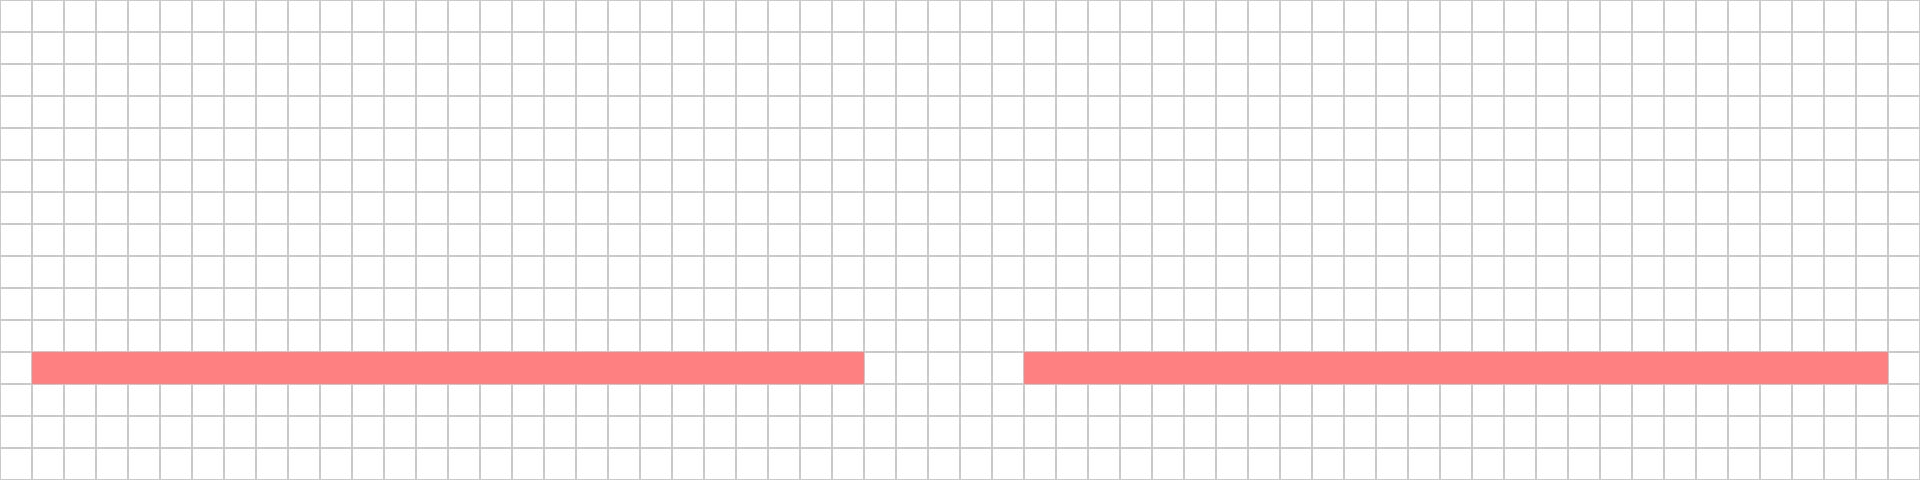

The image is a tile-based game level rendered from a .tmx file. Its description and source (layers, tilesets, objects; grid data summarised) follow:
An orthogonal 60x15 tile map with 32x32 px tiles, 3 tile layers (Hintergrund, Boden, Kollision), 2 tilesets.

<map version="1.0" orientation="orthogonal" width="60" height="15" tilewidth="32" tileheight="32">
 <tileset firstgid="1" name="tiles" tilewidth="32" tileheight="32" spacing="1">
  <image source="../img/tileset.png" width="65" height="32" />
 </tileset>
 <tileset firstgid="3" name="collision" tilewidth="32" tileheight="32">
  <image source="../img/collision.jpg" trans="ff9a26" width="32" height="32" />
  <tile id="0">
   <properties>
    <property name="collision" value="true" />
   </properties>
  </tile>
 </tileset>
 <layer name="Hintergrund" width="60" height="15">
  <data>[900 cells, 900 non-empty, 1 distinct tile ids]</data>
 </layer>
 <layer name="Boden" width="60" height="15">
  <data>[900 cells, 53 non-empty, 1 distinct tile ids]</data>
 </layer>
 <layer name="Kollision" width="60" height="15">
  <properties>
   <property name="collision" value="true" />
  </properties>
  <data>[900 cells, 53 non-empty, 1 distinct tile ids]</data>
 </layer>
</map>